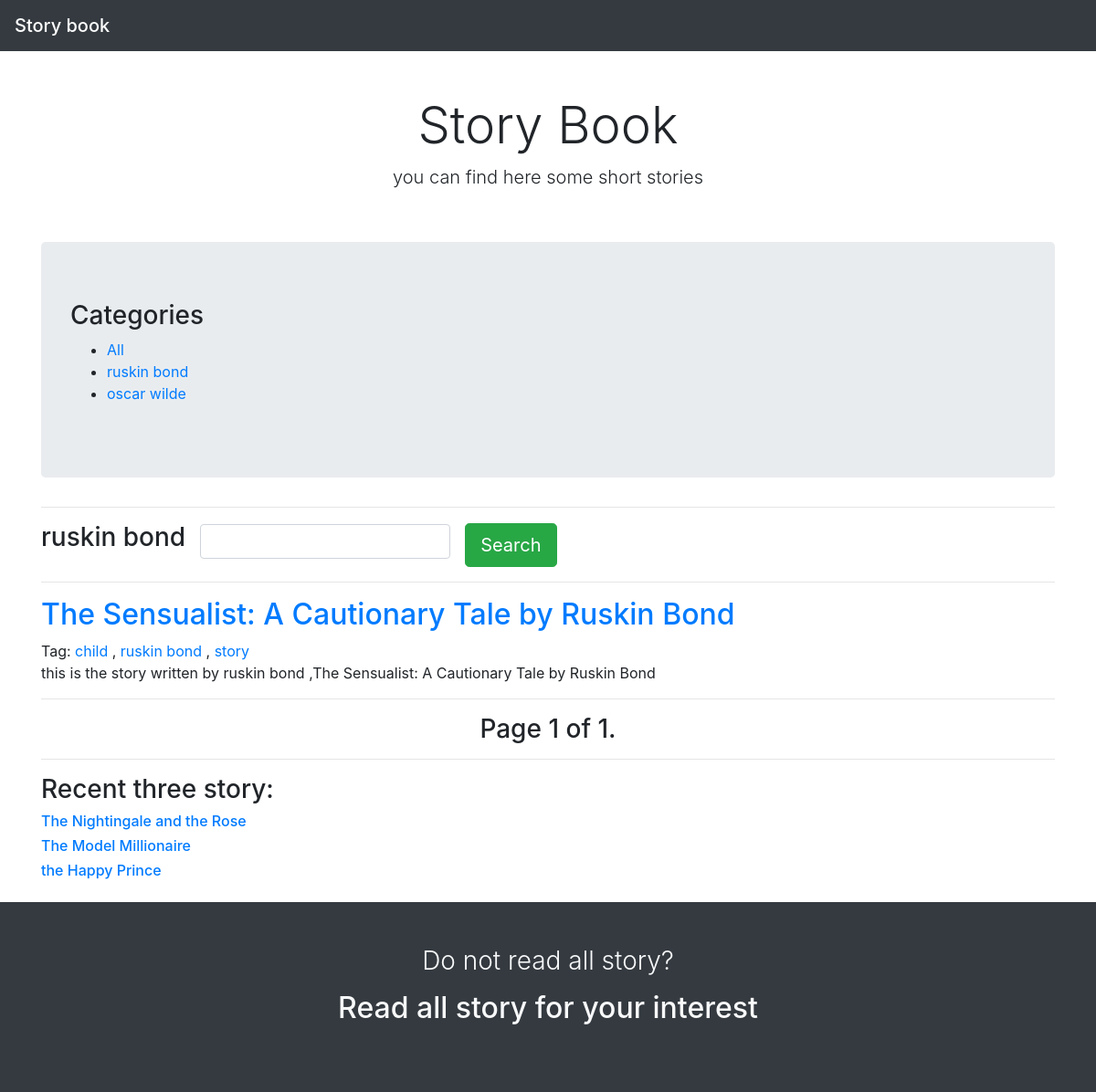
The app's page /ruskin-bond with its own data.
### story/models.py (models this page shows, shortened)
class Category(models.Model):
    name=models.CharField(max_length=150,db_index=True,)
    slug=models.SlugField(unique=True)
    class Meta:
        ordering=('-name',)
    def get_absolute_url(self):
        return reverse('story:story_category',args=[self.slug,])

class Story(models.Model):
    category=models.ForeignKey(Category,on_delete=models.CASCADE)
    title=models.CharField(max_length=150)
    body=models.TextField()
    des=models.TextField()
    publish=models.DateTimeField(auto_now_add=True)
    tags=TaggableManager()
    class Meta:
        ordering=('-publish',)
    def get_absolute_url(self):
        return reverse('story:story_detail',args=[self.id,])

### story/views.py (the view, shortened to what this page needs)
# urls.py: path('', views.story_list,name='story_list'),
def story_list(request,category_slug=None,tag_slug=None):
    category=None
    categories=Category.objects.all()
    story=Story.objects.all()
    paginator=Paginator(story,4)
    page=request.GET.get('page')
    tag=None
    try:
        story=paginator.page(page)
    except PageNotAnInteger:
        story=paginator.page(1)
    except EmptyPage:
        story=paginator.page(paginator.num_pages)
    if category_slug:
        story=Story.objects.all()
        category=get_object_or_404(Category,slug=category_slug)
        story=story.filter(category=category)
        paginator=Paginator(story,3)
        page=request.GET.get('page')
        try:
            story=paginator.page(page)
        except PageNotAnInteger:
            story=paginator.page(1)
        except EmptyPage:
            story=paginator.page(paginator.num_pages)
    all_story=list(Story.objects.all())
    recent_story=random.sample(all_story,3)
    return render(request,'story/story_list.html',{
                                                   'categories':categories,
                                                   'story':story,
                                                   'category':category,
                                                   'page':page,
                                                   'recent_story':recent_story,
                                                   'tag':tag
                                                   })

### story/templates/story/story_list.html (shortened to what this page needs)
{% extends 'base.html' %}
{% block body %}
<div class="pricing-header px-3 py-3 pt-md-5 pb-md-4 mx-auto text-center">
    <h1 class="display-4">Story Book</h1>
    <p class="lead">you can find here some short stories</p>
</div>
<div class="container">
    <div class="jumbotron mt-3">
        <h3>Categories</h3>
        <ul>
            <li>
                <a href="{% url 'story:story_list' %}">All</a>
            </li>
            {% for x in categories %}
            <li>
                <a href="{{x.get_absolute_url}}">{{x.name}}</a>
            </li>
            {% endfor %}
        </ul>
    </div>
    <div>
        <hr>
         <form action="{% url 'story:story_search' %}" class="form-inline" method="get">
             <div class="form-group mb-2">
                <h3> {% if category %}{{category.name}}{% else %}All-STORY{% endif  %}</h3>
             </div>
             <div class="form-group mx-sm-3 mb-2">
                 <input name="search" class="form-control" >
             </div>
            <button type="submit" class="btn btn-success btn-lg">Search</button>
         </form>
        <hr>
        {% for x in story %}
        <div class="mt-3">
            <a href="{{x.get_absolute_url}}">
                <h2>{{x.title}}</h2>
            </a>
            Tag: {% for tag in x.tags.all %}
            <a href='{% url "story:story_by_tag" tag.slug %}'>{{tag.name}}</a>
            {% if not forloop.last %},{% endif %}
            {% endfor %}
            <p>{{x.des}}</p>
        </div>
        {% endfor %}
        <hr>
        <h3 class="text-center">{% include 'pagination.html' with page=story %}</h3>
         <hr>
         <h3>Recent three story:</h3>
         {% for x in recent_story %}
         <a href="{{recent_story.get_absolute_url}}">
            <h6>{{x.title}}</h6>
        </a>
         {% endfor %}
    </div>
</div>
{% endblock %}

### records on screen
Category: name "ruskin bond"
Category: name "oscar wilde"
Story: title "The Sensualist: A Cautionary Tale by Ruskin Bond", des "this is the story written by ruskin bond ,The Sensualist: A Cautionary Tale by Ruskin Bond"
Tag: name "child"
Tag: name "ruskin bond"
Tag: name "story"
Story: title "The Nightingale and the Rose"
Story: title "The Model Millionaire"
Story: title "the Happy Prince"

### other values on screen
{{ page.number }} "1"
{{ page.paginator.num_pages }} "1"
